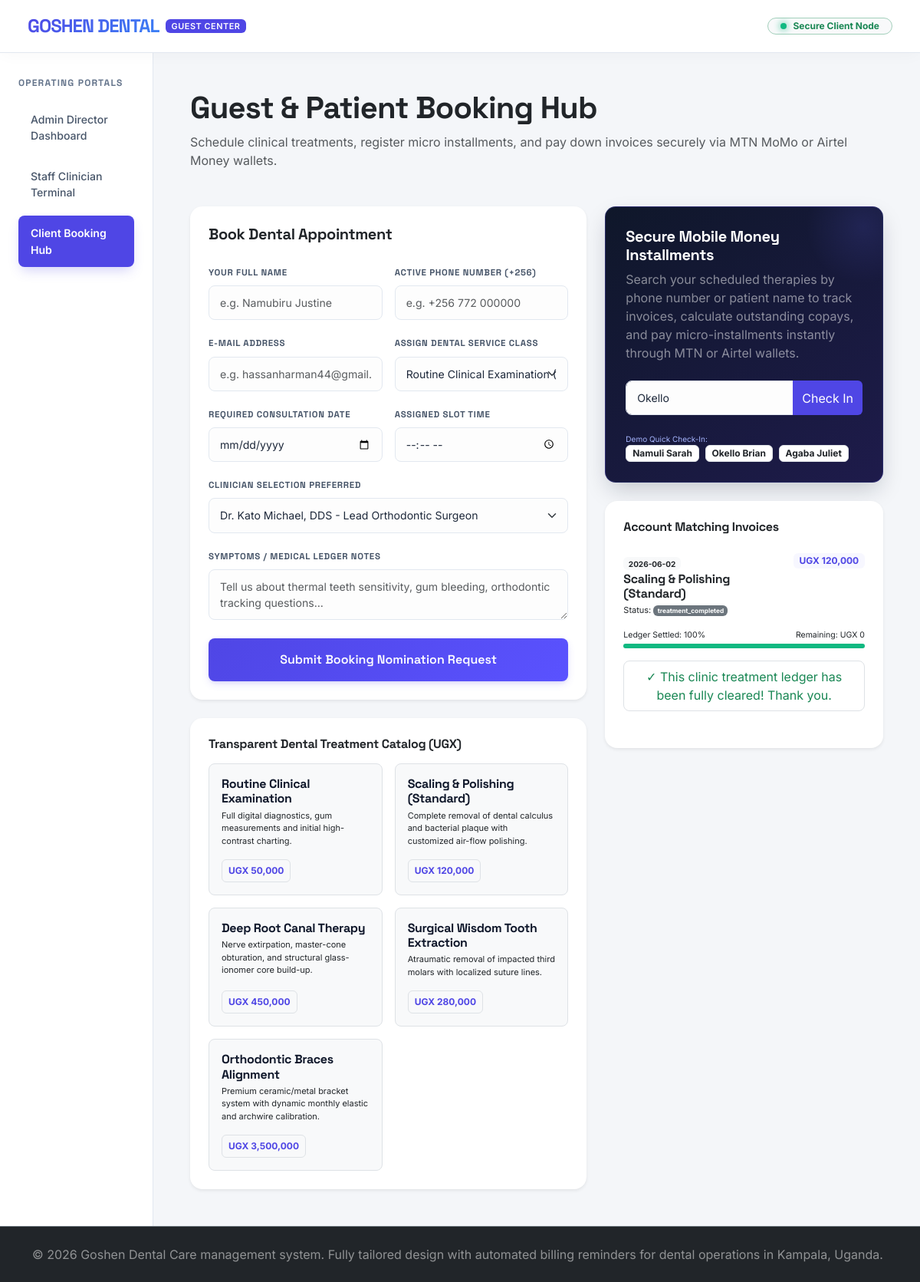
The app's page /patient.php?checkin_phone=Okello with its own data.
### tables this page shows
CREATE TABLE IF NOT EXISTS `services` (
  `id` VARCHAR(50) NOT NULL,
  `name` VARCHAR(150) NOT NULL,
  `price` DECIMAL(15, 2) NOT NULL DEFAULT 0.00,  
  `category` ENUM('Preventive', 'Curative', 'Aesthetic', 'Surgical') NOT NULL,
  `description` TEXT,
  PRIMARY KEY (`id`)
);

CREATE TABLE IF NOT EXISTS `appointments` (
  `id` VARCHAR(50) NOT NULL,
  `patient_name` VARCHAR(150) NOT NULL,
  `patient_phone` VARCHAR(30) NOT NULL,
  `patient_email` VARCHAR(150) NOT NULL,
  `service_id` VARCHAR(50) NOT NULL,
  `appointment_date` DATE NOT NULL,
  `appointment_time` TIME NOT NULL,
  `status` ENUM('pending', 'confirmed', 'treatment_completed', 'cancelled') NOT NULL DEFAULT 'pending',
  `clinician_id` VARCHAR(50) NOT NULL,
  `total_cost` DECIMAL(15, 2) NOT NULL DEFAULT 0.00,  
  `amount_paid` DECIMAL(15, 2) NOT NULL DEFAULT 0.00,  
  `payment_status` ENUM('unpaid', 'partial', 'fully_paid') NOT NULL DEFAULT 'unpaid',
  `clinical_notes` TEXT,
  `treatment_plan_step` VARCHAR(255) DEFAULT NULL,
  `rx_prescribed` VARCHAR(255) DEFAULT NULL,
  `reminders_sent` INT NOT NULL DEFAULT 0,
  `created_at` DATETIME NOT NULL DEFAULT CURRENT_TIMESTAMP,
  PRIMARY KEY (`id`),
  FOREIGN KEY (`service_id`) REFERENCES `services` (`id`) ON DELETE RESTRICT ON UPDATE CASCADE,
  FOREIGN KEY (`clinician_id`) REFERENCES `staff` (`id`) ON DELETE RESTRICT ON UPDATE CASCADE
);

### db.php (called while the page is built, shortened)
<?php
function formatUGX($amount) {
    return "UGX " . number_format($amount, 0, '.', ',');
}

### patient.php (the view, shortened to what this page needs)
<?php
require_once __DIR__ . '/db.php';
$services_data = $pdo ? $pdo->query("SELECT * FROM services")->fetchAll() : $_SESSION['mock_services'];
$staff_data = $pdo ? $pdo->query("SELECT * FROM staff")->fetchAll() : $_SESSION['mock_staff'];
$checkin_phone = isset($_GET['checkin_phone']) ? trim($_GET['checkin_phone']) : '';
$found_appointments = [];
if (!empty($checkin_phone)) {
    $all_appts = $pdo ? $pdo->query("SELECT * FROM appointments ORDER BY created_at DESC")->fetchAll() : $_SESSION['mock_appointments'];
    foreach ($all_appts as $ap) {
        if (stripos($ap['patient_phone'], $checkin_phone) !== false || stripos($ap['patient_name'], $checkin_phone) !== false) {
            foreach ($services_data as $s) {
                if ($s['id'] === $ap['service_id']) {
                    $ap['service_name'] = $s['name'];
                    break;
                }
            }
            $found_appointments[] = $ap;
        }
    }
}
?>
<!DOCTYPE html>
<html lang="en">
<head>
  <link href="https://cdn.jsdelivr.net/npm/bootstrap@5.3.0/dist/css/bootstrap.min.css" rel="stylesheet">
  <link rel="stylesheet" href="styles.css">
</head>
<body>
  <header class="navbar navbar-expand-lg navbar-light py-3 px-4">
    <div class="container-fluid d-flex justify-content-between align-items-center">
      <div class="d-flex align-items-center gap-2">
        <div class="display-logo fs-4">GOSHEN DENTAL</div>
        <span class="badge text-white px-2 py-1" style="background-color: var(--primary-indigo); font-size: 0.68rem; letter-spacing: 0.05em; font-weight: 600;">GUEST CENTER</span>
      </div>
      <div>
        <span class="badge rounded-pill bg-light text-success border border-success-subtle px-3 py-1.5 d-flex align-items-center gap-2 font-semibold" style="font-size: 0.75rem;">
          <span class="ai-pulse-indicator"></span> Secure Client Node
        </span>
      </div>
    </div>
  </header>
  <div class="container-fluid flex-grow-1">
    <div class="row min-h-100">
      <nav class="col-md-3 col-lg-2 bg-indigo-sidebar p-4 d-flex flex-column gap-4">
        <div>
          <div class="sidebar-title mb-3">Operating Portals</div>
          <div class="d-flex flex-column gap-2">
            <a href="index.php" class="nav-link-custom">
              <span>Admin Director Dashboard</span>
            </a>
            <a href="staff.php" class="nav-link-custom">
              <span>Staff Clinician Terminal</span>
            </a>
            <a href="patient.php" class="nav-link-custom active">
              <span>Client Booking Hub</span>
            </a>
          </div>
        </div>
      </nav>
      <main class="col-md-9 col-lg-10 p-4 p-md-5">
        <div class="mb-5 text-left">
          <h1 class="text-dark">Guest & Patient Booking Hub</h1>
          <p class="text-muted fs-xs">Schedule clinical treatments, register micro installments, and pay down invoices securely via MTN MoMo or Airtel Money wallets.</p>
        </div>
        <div class="row g-4">
          <div class="col-lg-7">
            <div class="card border-0 shadow-sm p-4 rounded-4 bg-white mb-4">
              <h2 class="fs-5 font-bold text-dark mb-4">Book Dental Appointment</h2>
              <form action="patient.php" method="POST">
                <div class="row g-3 mb-3">
                  <div class="col-md-6">
                    <label class="form-label font-bold text-slate-600 fs-xs uppercase">Your Full Name</label>
                    <input type="text" name="patient_name" required class="form-control" placeholder="e.g. Namubiru Justine">
                  </div>
                  <div class="col-md-6">
                    <label class="form-label font-bold text-slate-600 fs-xs uppercase">Active Phone Number (+256)</label>
                    <input type="text" name="patient_phone" required class="form-control" placeholder="e.g. +256 772 000000">
                  </div>
                </div>
                <div class="row g-3 mb-3">
                  <div class="col-md-6">
                    <label class="form-label font-bold text-slate-600 fs-xs uppercase">E-Mail Address</label>
                    <input type="email" name="patient_email" required class="form-control" placeholder="e.g. hassanharman44@gmail.com">
                  </div>
                  <div class="col-md-6">
                    <label class="form-label font-bold text-slate-600 fs-xs uppercase">Assign Dental Service Class</label>
                    <select name="service_id" required class="form-select">
                      <?php foreach ($services_data as $serv): ?>
                        <option value="<?= $serv['id'] ?>"><?= htmlspecialchars($serv['name']) ?> (<?= formatUGX($serv['price']) ?>)</option>
                      <?php endforeach; ?>
                    </select>
                  </div>
                </div>
                <div class="row g-3 mb-3">
                  <div class="col-md-6">
                    <label class="form-label font-bold text-slate-600 fs-xs uppercase">Required Consultation Date</label>
                    <input type="date" name="booking_date" required class="form-control">
                  </div>
                  <div class="col-md-6">
                    <label class="form-label font-bold text-slate-600 fs-xs uppercase">Assigned Slot Time</label>
                    <input type="time" name="booking_time" required class="form-control">
                  </div>
                </div>
                <div class="mb-3">
                  <label class="form-label font-bold text-slate-600 fs-xs uppercase">Clinician Selection Preferred</label>
                  <select name="clinician_id" required class="form-select">
                    <?php foreach ($staff_data as $st): ?>
                      <option value="<?= $st['id'] ?>"><?= htmlspecialchars($st['name']) ?> - <?= htmlspecialchars($st['role']) ?></option>
                    <?php endforeach; ?>
                  </select>
                </div>
                <div class="mb-4">
                  <label class="form-label font-bold text-slate-600 fs-xs uppercase">Symptoms / Medical Ledger notes</label>
                  <textarea name="booking_notes" rows="2" class="form-control" placeholder="Tell us about thermal teeth sensitivity, gum bleeding, orthodontic tracking questions..."></textarea>
                </div>
                <button type="submit" class="btn btn-primary-custom w-100 py-3">Submit Booking Nomination Request</button>
              </form>
            </div>
            <div class="card border-0 shadow-sm p-4 rounded-4 bg-white">
              <h3 class="fs-6 font-bold text-dark mb-3">Transparent Dental Treatment Catalog (UGX)</h3>
              <div class="row g-3">
                <?php foreach ($services_data as $s): ?>
                  <div class="col-sm-6">
                    <div class="p-3 bg-light rounded-3 border h-100 d-flex flex-column justify-content-between">
                      <div>
                        <h4 class="fs-6 font-bold text-slate-800 mb-1" style="font-size: 13.5px;"><?= htmlspecialchars($s['name']) ?></h4>
                        <p class="text-slate-450 font-sans mb-3" style="font-size: 11px;"><?= htmlspecialchars($s['description'] ?? 'Primary clinic therapy') ?></p>
                      </div>
                      <span class="badge text-indigo bg-light text-start border p-2 font-mono fs-xs" style="color: var(--primary-indigo); background-color: rgba(99, 102, 241, 0.05); width: fit-content;"><?= formatUGX($s['price']) ?></span>
                    </div>
                  </div>
                <?php endforeach; ?>
              </div>
            </div>
          </div>
          <div class="col-lg-5">
            <div class="momo-pay-box mb-4">
              <h2 class="fs-5 font-bold text-white mb-2">Secure Mobile Money Installments</h2>
              <p class="text-white-50 fs-xs mb-4">Search your scheduled therapies by phone number or patient name to track invoices, calculate outstanding copays, and pay micro-installments instantly through MTN or Airtel wallets.</p>
              <form action="patient.php" method="GET">
                <div class="input-group">
                  <input type="text" name="checkin_phone" value="<?= htmlspecialchars($checkin_phone) ?>" required class="form-control" placeholder="Patient Name or Phone...">
                  <button type="submit" class="btn btn-primary bg-indigo border-0" style="background-color: var(--primary-indigo);">Check In</button>
                </div>
              </form>
              <div class="mt-4">
                <div class="text-[10px] uppercase font-mono tracking-wider text-indigo-300" style="font-size: 10px; color: #a5b4fc;">Demo Quick Check-In:</div>
                <div class="d-flex flex-wrap gap-2 mt-1.5">
                  <a href="patient.php?checkin_phone=Namuli" class="badge btn-sub-card border text-decoration-none bg-white text-dark py-1.5 font-sans">Namuli Sarah</a>
                  <a href="patient.php?checkin_phone=Okello" class="badge btn-sub-card border text-decoration-none bg-white text-dark py-1.5 font-sans">Okello Brian</a>
                  <a href="patient.php?checkin_phone=Juliet" class="badge btn-sub-card border text-decoration-none bg-white text-dark py-1.5 font-sans">Agaba Juliet</a>
                </div>
              </div>
            </div>
            <?php if (!empty($checkin_phone)): ?>
              <div class="card border-0 shadow-sm p-4 rounded-4 bg-white">
                <h3 class="fs-6 font-bold text-dark mb-4">Account Matching Invoices</h3>
                <?php if (empty($found_appointments)): ?>
                  <div class="text-center text-muted py-5 text-sm">No scheduled dental folder matches: '<strong><?= htmlspecialchars($checkin_phone) ?></strong>'</div>
                <?php else: ?>
                  <div class="d-flex flex-column gap-4">
                    <?php foreach ($found_appointments as $appt):
                      $outstanding = floatval($appt['total_cost']) - floatval($appt['amount_paid']);
                      $percent = floatval($appt['total_cost']) > 0 ? (floatval($appt['amount_paid']) / floatval($appt['total_cost'])) * 100 : 0;
                    ?>
                      <div class="pb-4 border-bottom last-border-0">
                        <div class="d-flex justify-content-between align-items-start mb-2">
                          <div>
                            <span class="badge bg-light text-dark font-mono text-[9px]" style="font-size: 10px;"><?= $appt['appointment_date'] ?></span>
                            <h4 class="fs-6 font-bold text-dark mt-1.5 mb-1"><?= htmlspecialchars($appt['service_name']) ?></h4>
                            <p class="text-slate-400 mb-0 font-sans text-[11.5px]" style="font-size: 11px;">Status: <span class="badge bg-secondary font-mono text-[9px]"><?= $appt['status'] ?></span></p>
                          </div>
                          <span class="badge bg-indigo-sub text-indigo font-bold font-mono" style="color: var(--primary-indigo); background-color: rgba(99, 102, 241, 0.05);"><?= formatUGX($appt['total_cost']) ?></span>
                        </div>
                        <div class="mt-3">
                          <div class="d-flex justify-content-between text-[10px] font-mono mb-1" style="font-size: 10.5px;">
                            <span>Ledger Settled: <?= number_format($percent, 0) ?>%</span>
                            <span>Remaining: <?= formatUGX($outstanding) ?></span>
                          </div>
                          <div class="progress" style="height: 6px;">
                            <div class="progress-bar" role="progressbar" style="width: <?= $percent ?>%; background-color: <?= $percent >= 100 ? 'var(--coral-emerald)' : 'var(--primary-indigo)' ?>;"></div>
                          </div>
                        </div>
                        <?php if ($outstanding > 0): ?>
                          <div class="mt-4 p-3 bg-light rounded-3 border">
                            <h5 class="fs-xs font-bold text-dark uppercase tracking-widest font-mono mb-3">Installment Cashless Settlement</h5>
                            <form action="patient.php" method="POST" onsubmit="return alertUSSDSim(this)">
                              <input type="hidden" name="action" value="submit_momo_payment">
                              <input type="hidden" name="appt_id" value="<?= htmlspecialchars($appt['id']) ?>">
                              <div class="mb-2">
                                <label class="form-label font-bold text-slate-500 text-[10px]" style="font-size: 10px;">INSTALLMENT AMOUNT UGX</label>
                                <input type="number" name="momo_amount" required max="<?= $outstanding ?>" min="100" class="form-control text-xs" style="font-size: 12px;" placeholder="UGX Amount to Pay">
                              </div>
                              <div class="row g-2 mb-3">
                                <div class="col-5">
                                  <label class="form-label font-bold text-slate-500 text-[10px]" style="font-size: 10px;">CHANNEL NETWORK</label>
                                  <select name="momo_channel" class="form-select text-[11px]" style="font-size: 11px;">
                                    <option value="MTN MoMo">MTN MoMo</option>
                                    <option value="Airtel Money">Airtel Money</option>
                                  </select>
                                </div>
                                <div class="col-7">
                                  <label class="form-label font-bold text-slate-500 text-[10px]" style="font-size: 10px;">PAYOR WALLET PHONE NUMBER</label>
                                  <input type="text" name="momo_phone" required value="<?= htmlspecialchars($checkin_phone) ?>" class="form-control text-xs" style="font-size: 11px;" placeholder="07xx xxxxxx">
                                </div>
                              </div>
                              <button type="submit" class="btn btn-primary-custom w-100 fs-xs py-2">Trigger Secure MoMo Push</button>
                            </form>
                          </div>
                        <?php else: ?>
                          <div class="text-success fs-xs font-bold font-sans mt-3 text-center p-2 bg-emerald-50 rounded-3 border border-emerald-100">
                            ✓ This clinic treatment ledger has been fully cleared! Thank you.
                          </div>
                        <?php endif; ?>
                      </div>
                    <?php endforeach; ?>
                  </div>
                <?php endif; ?>
              </div>
            <?php endif; ?>
          </div>
        </div>
      </main>
    </div>
  </div>
  <footer class="bg-dark text-white-50 text-center py-4 border-top border-secondary fs-xs mt-auto">
    <div class="container d-flex flex-col flex-md-row justify-content-between align-items-center gap-2">
      <p class="mb-0 text-start text-white-50">© 2026 Goshen Dental Care management system. Fully tailored design with automated billing reminders for dental operations in Kampala, Uganda.</p>
    </div>
  </footer>
</body>
</html>

### records on screen
services: name "Routine Clinical Examination", description "Full digital diagnostics, gum measurements and initial high-contrast charting.", price "UGX 50,000"
services: name "Scaling & Polishing (Standard)", description "Complete removal of dental calculus and bacterial plaque with customized air-flow polishing.", price "UGX 120,000"
services: name "Deep Root Canal Therapy", description "Nerve extirpation, master-cone obturation, and structural glass-ionomer core build-up.", price "UGX 450,000"
services: name "Surgical Wisdom Tooth Extraction", description "Atraumatic removal of impacted third molars with localized suture lines.", price "UGX 280,000"
services: name "Orthodontic Braces Alignment", description "Premium ceramic/metal bracket system with dynamic monthly elastic and archwire calibration.", price "UGX 3,500,000"
appointments: appointment_date "2026-06-02", service_name "Scaling & Polishing (Standard)", status "treatment_completed", total_cost "UGX 120,000", percent "100", formatUGX($outstanding) "UGX 0", shows "✓ This clinic treatment ledger has been fully cleared! Thank you."

### other values on screen
form field service_id "Routine Clinical Examination (UGX 50,000)"
form field clinician_id "Dr. Kato Michael, DDS - Lead Orthodontic Surgeon"
